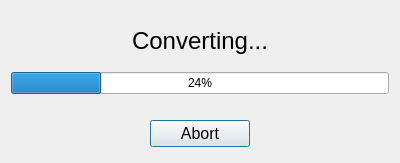
<?xml version="1.0" encoding="UTF-8"?>
<ui version="4.0">
 <class>DlgProgress</class>
 <widget class="QDialog" name="DlgProgress">
  <property name="geometry">
   <rect>
    <x>0</x>
    <y>0</y>
    <width>400</width>
    <height>163</height>
   </rect>
  </property>
  <property name="windowTitle">
   <string>Dialog</string>
  </property>
  <layout class="QVBoxLayout" name="verticalLayout_2">
   <item>
    <layout class="QVBoxLayout" name="verticalLayout">
     <item>
      <widget class="QLabel" name="label">
       <property name="maximumSize">
        <size>
         <width>16777215</width>
         <height>50</height>
        </size>
       </property>
       <property name="font">
        <font>
         <pointsize>18</pointsize>
        </font>
       </property>
       <property name="text">
        <string>Converting...</string>
       </property>
       <property name="alignment">
        <set>Qt::AlignCenter</set>
       </property>
      </widget>
     </item>
     <item>
      <widget class="QProgressBar" name="progressBar">
       <property name="layoutDirection">
        <enum>Qt::LeftToRight</enum>
       </property>
       <property name="value">
        <number>24</number>
       </property>
      </widget>
     </item>
     <item>
      <spacer name="verticalSpacer">
       <property name="orientation">
        <enum>Qt::Vertical</enum>
       </property>
       <property name="sizeType">
        <enum>QSizePolicy::Fixed</enum>
       </property>
       <property name="sizeHint" stdset="0">
        <size>
         <width>20</width>
         <height>20</height>
        </size>
       </property>
      </spacer>
     </item>
     <item>
      <layout class="QHBoxLayout" name="horizontalLayout">
       <item>
        <widget class="QPushButton" name="pushButton">
         <property name="maximumSize">
          <size>
           <width>100</width>
           <height>16777215</height>
          </size>
         </property>
         <property name="font">
          <font>
           <pointsize>12</pointsize>
          </font>
         </property>
         <property name="layoutDirection">
          <enum>Qt::LeftToRight</enum>
         </property>
         <property name="text">
          <string>Abort</string>
         </property>
        </widget>
       </item>
      </layout>
     </item>
    </layout>
   </item>
  </layout>
 </widget>
 <resources/>
 <connections/>
</ui>
